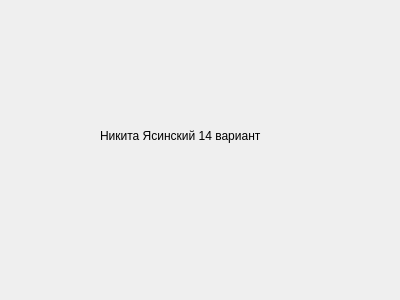
<?xml version="1.0" encoding="UTF-8"?>
<ui version="4.0">
 <class>Dovid</class>
 <widget class="QDialog" name="Dovid">
  <property name="geometry">
   <rect>
    <x>0</x>
    <y>0</y>
    <width>400</width>
    <height>300</height>
   </rect>
  </property>
  <property name="windowTitle">
   <string>Dialog</string>
  </property>
  <widget class="QLabel" name="label">
   <property name="geometry">
    <rect>
     <x>100</x>
     <y>110</y>
     <width>191</width>
     <height>51</height>
    </rect>
   </property>
   <property name="text">
    <string>Никита Ясинский 14 вариант</string>
   </property>
  </widget>
 </widget>
 <resources/>
 <connections/>
</ui>
